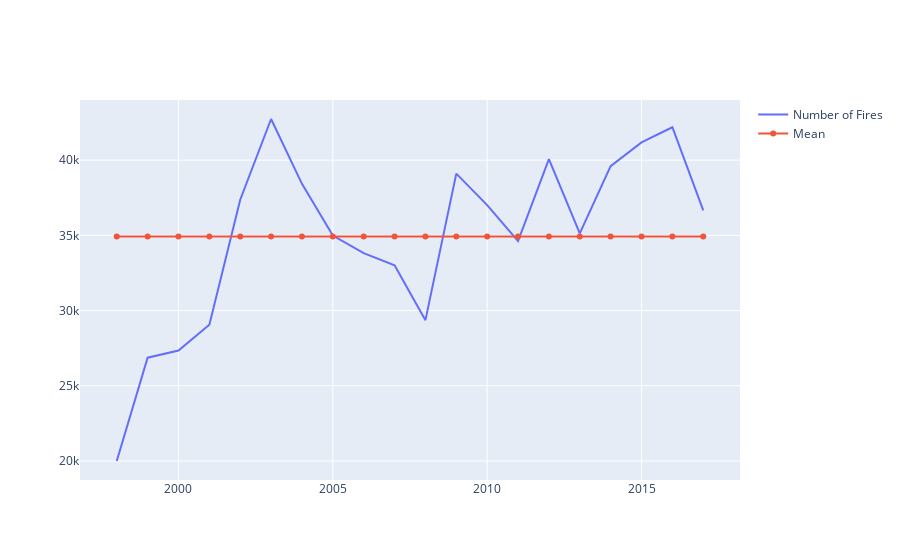

Notebook code for this chart:
### Code cell
fig = go.Figure()
fig.add_trace(go.Scatter(x=YEAR['year'], y= YEAR['number'],
                    mode='lines',
                    name='Number of Fires'))
fig.add_trace(go.Scatter(x=YEAR['year'], y= YEAR['MEAN'],
                    mode='lines+markers',
                    name='Mean'))

fig.show()

### Figure 1 — Plotly figure (JSON) as saved in the notebook; plotly's stock layout.template omitted (floating-point values rounded to 4 significant figures)
{"data": [{"mode": "lines", "name": "Number of Fires", "type": "scatter", "x": [1998, 1999, 2000, 2001, 2002, 2003, 2004, 2005, 2006, 2007, 2008, 2009, 2010, 2011, 2012, 2013, 2014, 2015, 2016, 2017], "y": [19999, 26869, 27341, 29056, 37369, 42737, 38427, 34984, 33819, 33017, 29363, 39104, 37015, 34619, 40065, 35130, 39601, 41184, 42189, 36663]}, {"mode": "lines+markers", "name": "Mean", "type": "scatter", "x": [1998, 1999, 2000, 2001, 2002, 2003, 2004, 2005, 2006, 2007, 2008, 2009, 2010, 2011, 2012, 2013, 2014, 2015, 2016, 2017], "y": [34930.0, 34930.0, 34930.0, 34930.0, 34930.0, 34930.0, 34930.0, 34930.0, 34930.0, 34930.0, 34930.0, 34930.0, 34930.0, 34930.0, 34930.0, 34930.0, 34930.0, 34930.0, 34930.0, 34930.0]}], "layout": {}}
